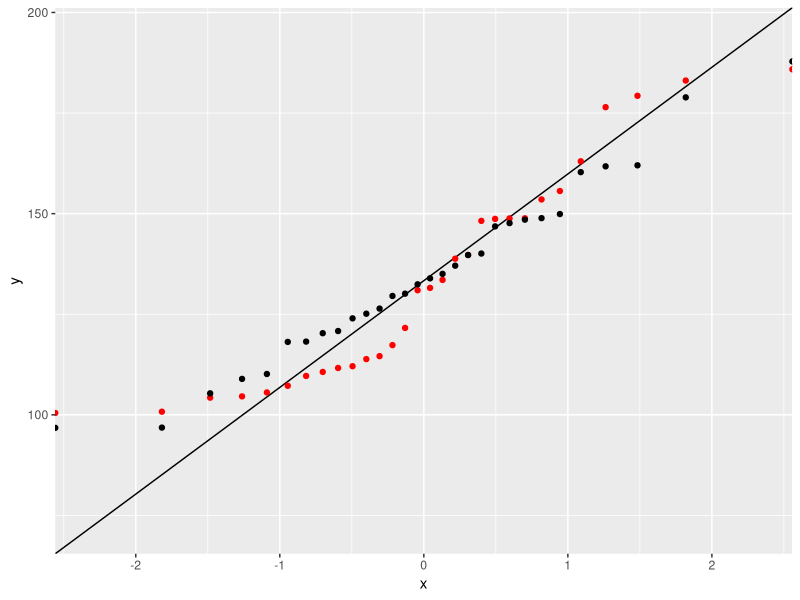

The R script that drew this image:
# I am going to create a qq plot

# What is happenning here is that i am just entering few details and 
# this whould reflect in testing branch

# First lets get the variable in one uniform and one normal
 var1 <- runif(30,100,200)
 var2 <- rnorm(30,mean = mean(var1),sd = sd(var1))
# Now I will create nearly 100 quantiles and there z value for norm
 z_values <- qnorm(seq(0,1,1/100))
# for these values i need to find the real values
 real_values <- mean(var1) + z_values*sd(var1)
 library(ggplot2)
 var1_order <- var1[order(var1)]
var2_order <- var2[order(var2)] 
quantiles_values <- seq(0,1,1/29)
z_quantile <- qnorm(quantiles_values)
df1 <- data.frame(x = z_values, y =  real_values)
df2 <- data.frame(Quantiles = quantiles_values, Variable1 = var1_order,
                  Variable2 = var2_order, z = z_quantile)
p <- ggplot(df1,aes(x,y)) + geom_line()
p1 <- p + geom_point(data=df2,aes(z,Variable1),color="red")
p1 + geom_point(data=df2,aes(z,Variable2))
